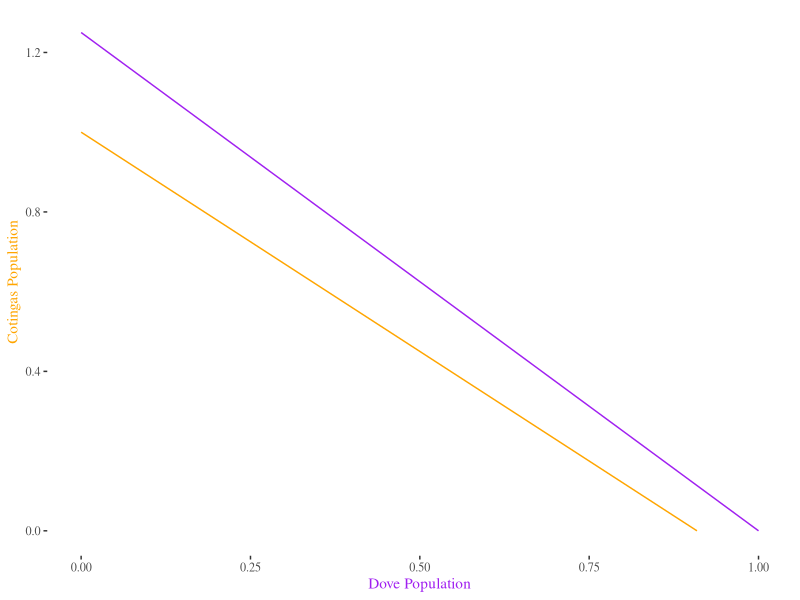
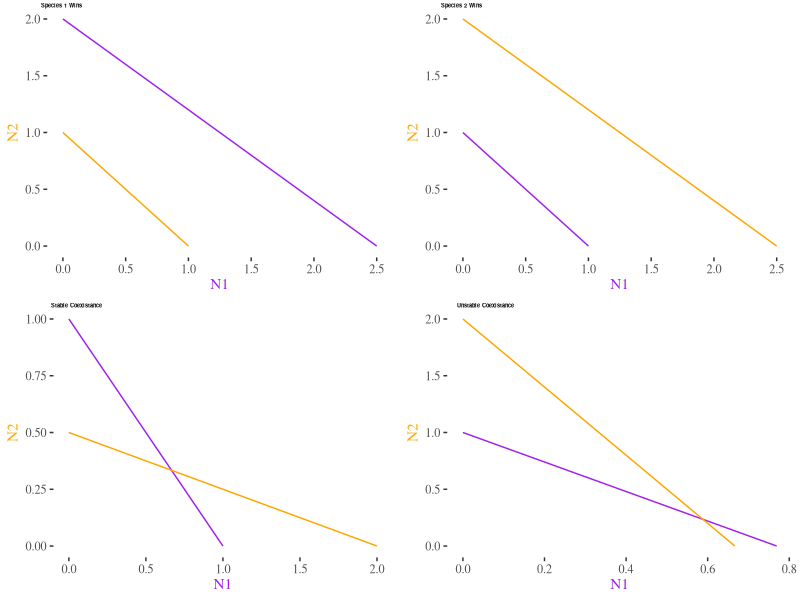

The R script that drew these images, in order:
## ---- chunk 1
library(ggplot2)
library(ggthemes)

#create dataframes
dovedf <- data.frame(xdove = c(0,1), ydove = c(1.25,0))
cotingadf <-  data.frame(xcot = c(0,(1/1.1)),ycot = c(1,0))
bird_df<- cbind(dovedf,cotingadf)

ggplot(bird_df) + geom_line(aes(xdove,ydove), color = 'purple') + 
  geom_line(aes(xcot,ycot), color = 'orange') + 
  theme_tufte() + xlab('Dove Population') + ylab('Cotingas Population') + 
  theme(axis.title.x = element_text(colour = "purple"),
        axis.title.y = element_text(colour = 'orange'))

#Sam, pretty please check my conclusion on this and make sure I didn't get this backward :)
## ---- chunk 2
library(cowplot)

#Species 1 wins
a11=.4; a12=.5; a21=1; a22=1

sp1df <- data.frame(s1x = c(0, 1/a11) , s1y = c(1/a12,0))
sp2df <- data.frame(s2x = c(0,1/a21) , s2y = c(1/a22,0) )

dfsp1win <- cbind(sp1df,sp2df)
ddfsp1win_plot <- ggplot(dfsp1win) + geom_line(aes(s1x,s1y), color = 'purple') +
  geom_line(aes(s2x,s2y), color = 'orange') + 
  theme_tufte() + xlab('N1') + ylab('N2') + 
    theme(axis.title.x = element_text(colour = "purple"),
        axis.title.y = element_text(colour = 'orange')) #+
  
#Species 2 wins

a11=1; a12=1; a21=.4; a22=.5

sp1df <- data.frame(s1x = c(0, 1/a11) , s1y = c(1/a12,0))
sp2df <- data.frame(s2x = c(0,1/a21) , s2y = c(1/a22,0) )

dfsp2win <- cbind(sp1df,sp2df)

ddfsp2win_plot <- ggplot(dfsp2win) + geom_line(aes(s1x,s1y), color = 'purple') + 
  geom_line(aes(s2x,s2y), color = 'orange') + 
  theme_tufte() + xlab('N1') + ylab('N2') + 
    theme(axis.title.x = element_text(colour = "purple"),
        axis.title.y = element_text(colour = 'orange'))# +
  #annotate("text", label = "Species 2 Wins", x = 2, y = 1.5, size = 4)

#Stable Coexistance


a11=1; a12=1; a21=.5; a22=2

sp1df <- data.frame(s1x = c(0, 1/a11) , s1y = c(1/a12,0))
sp2df <- data.frame(s2x = c(0,1/a21) , s2y = c(1/a22,0) )

dfspcoex <- cbind(sp1df,sp2df)

dfspcoex_plot <- ggplot(dfspcoex) + geom_line(aes(s1x,s1y), color = 'purple') + 
  geom_line(aes(s2x,s2y), color = 'orange') + 
  theme_tufte() + xlab('N1') + ylab('N2') + 
    theme(axis.title.x = element_text(colour = "purple"),
        axis.title.y = element_text(colour = 'orange')) 
  



#Unstable Coexistance
a11=1.3; a12=1; a21=1.5; a22=.5

sp1df <- data.frame(s1x = c(0, 1/a11) , s1y = c(1/a12,0))
sp2df <- data.frame(s2x = c(0,1/a21) , s2y = c(1/a22,0) )

dfspunstcoex <- cbind(sp1df,sp2df)

dfspunstcoex_plot <- ggplot(dfspunstcoex) + geom_line(aes(s1x,s1y), color = 'purple') + 
  geom_line(aes(s2x,s2y), color = 'orange') + 
  theme_tufte() + xlab('N1') + ylab('N2') + 
    theme(axis.title.x = element_text(colour = "purple"),
        axis.title.y = element_text(colour = 'orange')) 



plot_grid(ddfsp1win_plot,ddfsp2win_plot,dfspcoex_plot,dfspunstcoex_plot, labels  = c('Species 1 Wins','Species 2 Wins', 'Stable Coexistance','Unstable Coexistance'),
         hjust = -1, label_size = 4)
